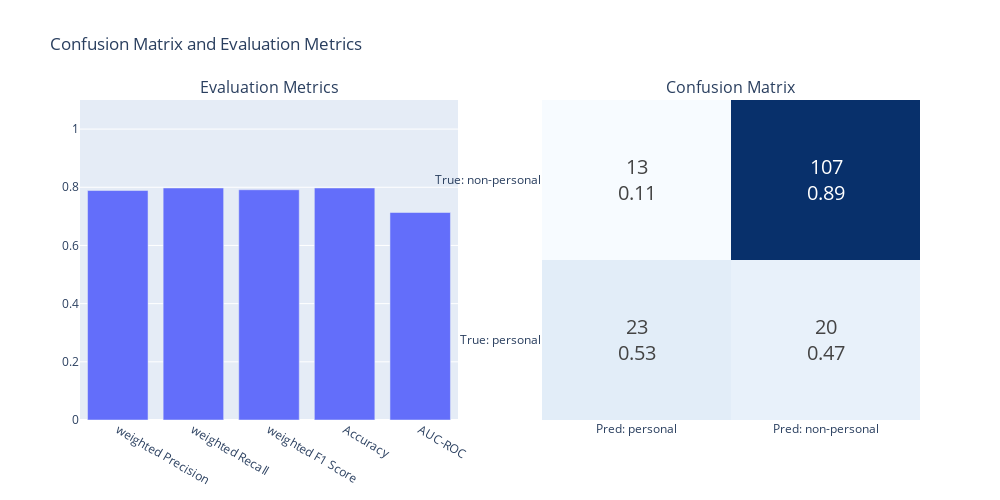

The cell this chart's notebook holds for it:
### Code cell
plot_cassed_results(truemimic, predictionsmimic)

### Figure 1 — Plotly figure (JSON) as saved in the notebook; plotly's stock layout.template omitted (floating-point values rounded to 4 significant figures)
{"data": [{"showlegend": false, "type": "bar", "x": ["weighted Precision", "weighted Recall", "weighted F1 Score", "Accuracy", "AUC-ROC"], "xaxis": "x", "y": [0.7888, 0.7975, 0.7914, 0.7975, 0.7133], "yaxis": "y"}, {"colorscale": [[0, "rgb(247,251,255)"], [0.125, "rgb(222,235,247)"], [0.25, "rgb(198,219,239)"], [0.375, "rgb(158,202,225)"], [0.5, "rgb(107,174,214)"], [0.625, "rgb(66,146,198)"], [0.75, "rgb(33,113,181)"], [0.875, "rgb(8,81,156)"], [1, "rgb(8,48,107)"]], "showscale": false, "text": [["23<br>0.53", "20<br>0.47"], ["13<br>0.11", "107<br>0.89"]], "textfont": {"size": 20}, "texttemplate": "%{text}", "type": "heatmap", "x": ["Pred: personal", "Pred: non-personal"], "xaxis": "x2", "y": ["True: personal", "True: non-personal"], "yaxis": "y2", "z": [[23, 20], [13, 107]]}], "layout": {"annotations": [{"font": {"size": 16}, "showarrow": false, "text": "Evaluation Metrics", "x": 0.225, "xanchor": "center", "xref": "paper", "y": 1, "yanchor": "bottom", "yref": "paper"}, {"font": {"size": 16}, "showarrow": false, "text": "Confusion Matrix", "x": 0.775, "xanchor": "center", "xref": "paper", "y": 1, "yanchor": "bottom", "yref": "paper"}], "height": 500, "showlegend": false, "title": {"text": "Confusion Matrix and Evaluation Metrics"}, "width": 1000, "xaxis": {"anchor": "y", "domain": [0, 0.45]}, "xaxis2": {"anchor": "y2", "domain": [0.55, 1]}, "yaxis": {"anchor": "x", "domain": [0, 1], "range": [0, 1.1]}, "yaxis2": {"anchor": "x2", "domain": [0, 1]}}}
